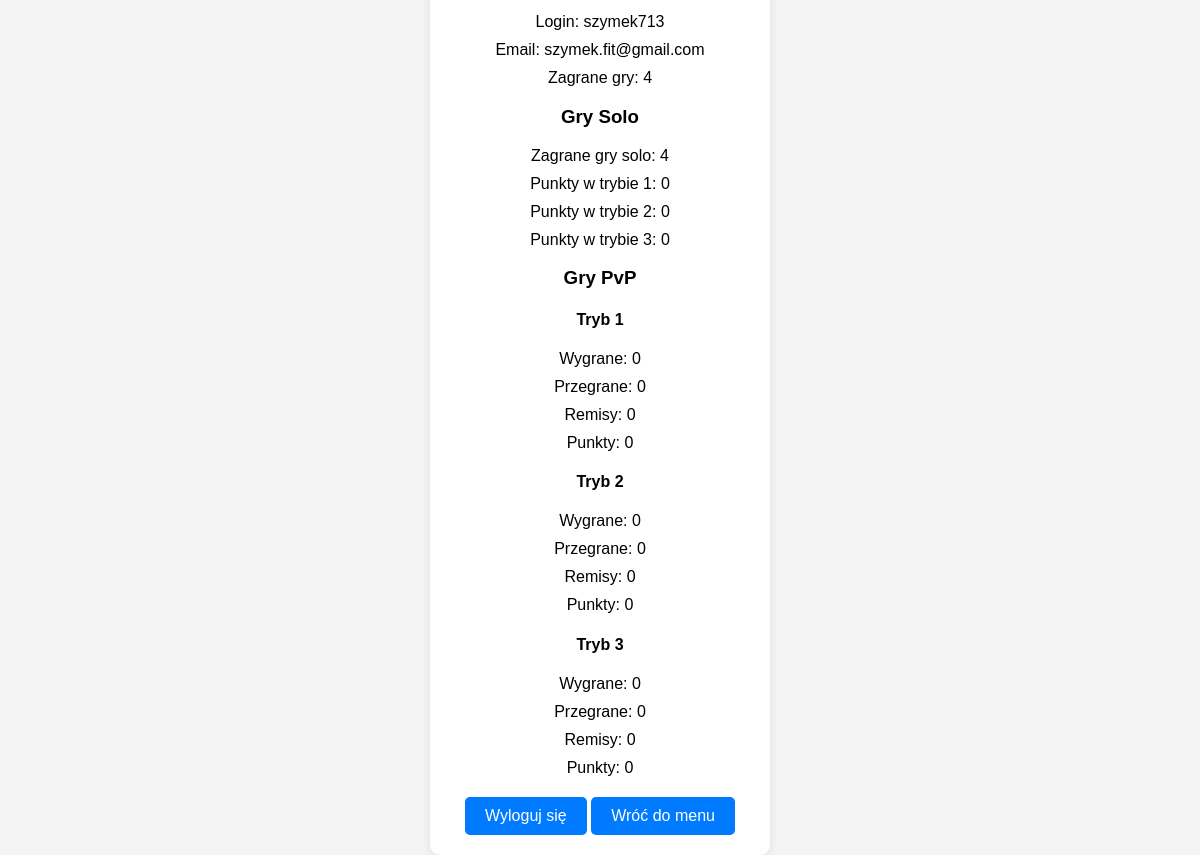
The app's page /profile/ (signed in), older data.
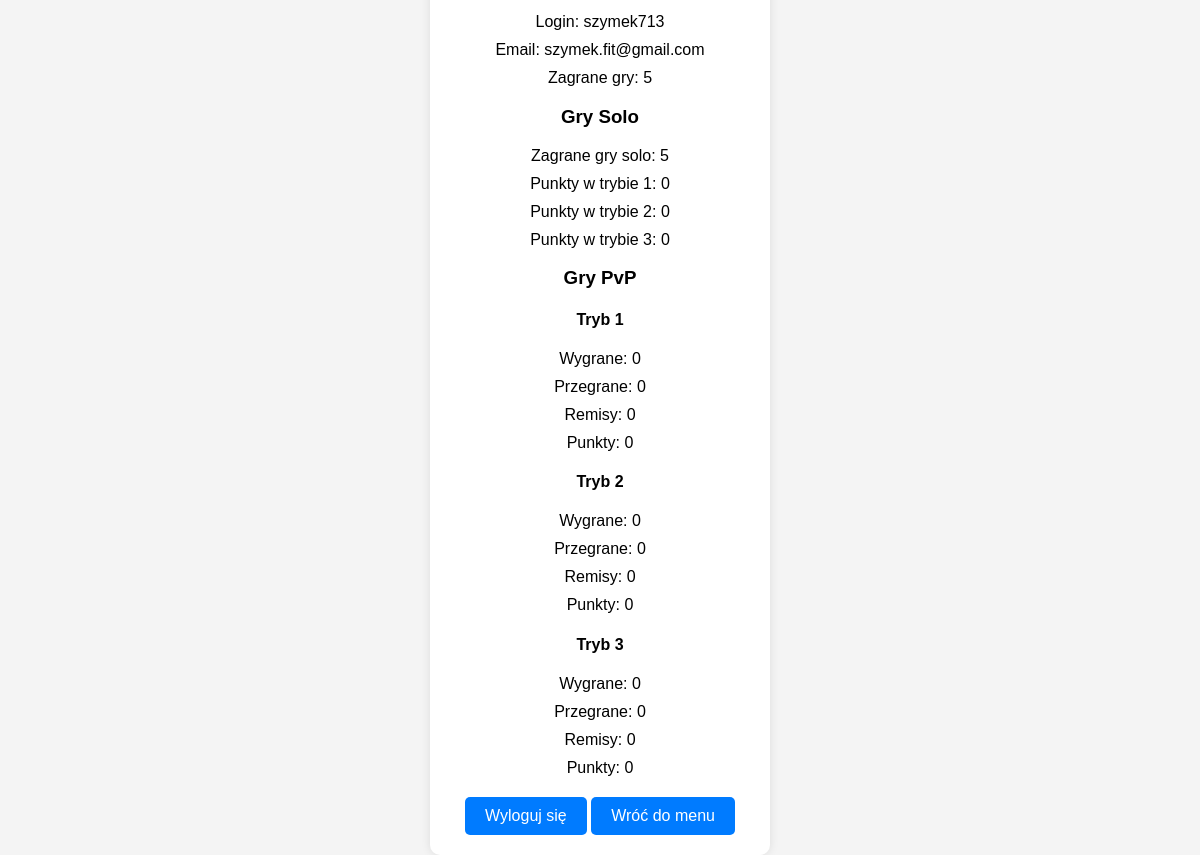
The same page, newer data.
### my_quiz_app/python_django/profiles/models.py (models this page shows, shortened)
class UserProfile(models.Model):
    user = models.OneToOneField(settings.AUTH_USER_MODEL, on_delete=models.CASCADE)
    pvp_wins_mode1 = models.IntegerField(default=0)
    pvp_wins_mode2 = models.IntegerField(default=0)
    pvp_wins_mode3 = models.IntegerField(default=0)
    pvp_losses_mode1 = models.IntegerField(default=0)
    pvp_losses_mode2 = models.IntegerField(default=0)
    pvp_losses_mode3 = models.IntegerField(default=0)
    pvp_draws_mode1 = models.IntegerField(default=0)
    pvp_draws_mode2 = models.IntegerField(default=0)
    pvp_draws_mode3 = models.IntegerField(default=0)
    solo_games_played = models.IntegerField(default=0)
    email = models.EmailField()
    solo_points_mode1 = models.IntegerField(default=0)
    solo_points_mode2 = models.IntegerField(default=0)
    solo_points_mode3 = models.IntegerField(default=0)
    pvp_points_mode1 = models.IntegerField(default=0)
    pvp_points_mode2 = models.IntegerField(default=0)
    pvp_points_mode3 = models.IntegerField(default=0)

### my_quiz_app/python_django/profiles/views.py (the view)
# urls.py: path('profile/', views.profile, name='profile'),
@login_required
def profile(request):
    profile = request.user.userprofile
    total_games = (
        profile.pvp_wins_mode1 + profile.pvp_losses_mode1 + profile.pvp_draws_mode1 +
        profile.pvp_wins_mode2 + profile.pvp_losses_mode2 + profile.pvp_draws_mode2 +
        profile.pvp_wins_mode3 + profile.pvp_losses_mode3 + profile.pvp_draws_mode3 + profile.solo_games_played
    )  # Obliczenie liczby zagranych gier
    return render(request, 'profiles/profile.html', {'profile': profile, 'total_games': total_games})

### my_quiz_app/python_django/profiles/templates/profiles/profile.html (shortened to what this page needs)
<!DOCTYPE html>
<html lang="en">
<head>
</head>
<body>
    <div class="profile-container">
        <p>Login: {{ request.user.username }}</p>
        <p>Email: {{ request.user.email }}</p>
        <p>Zagrane gry: {{ total_games }}</p>
        <h3>Gry Solo</h3>
        <p>Zagrane gry solo: {{ profile.solo_games_played }}</p>
        <p>Punkty w trybie 1: {{ profile.solo_points_mode1 }}</p>
        <p>Punkty w trybie 2: {{ profile.solo_points_mode2 }}</p>
        <p>Punkty w trybie 3: {{ profile.solo_points_mode3 }}</p>
        <h3>Gry PvP</h3>
        <h4>Tryb 1</h4>
        <p>Wygrane: {{ profile.pvp_wins_mode1 }}</p>
        <p>Przegrane: {{ profile.pvp_losses_mode1 }}</p>
        <p>Remisy: {{ profile.pvp_draws_mode1 }}</p>
        <p>Punkty: {{ profile.pvp_points_mode1 }}</p>
        <h4>Tryb 2</h4>
        <p>Wygrane: {{ profile.pvp_wins_mode2 }}</p>
        <p>Przegrane: {{ profile.pvp_losses_mode2 }}</p>
        <p>Remisy: {{ profile.pvp_draws_mode2 }}</p>
        <p>Punkty: {{ profile.pvp_points_mode2 }}</p>
        <h4>Tryb 3</h4>
        <p>Wygrane: {{ profile.pvp_wins_mode3 }}</p>
        <p>Przegrane: {{ profile.pvp_losses_mode3 }}</p>
        <p>Remisy: {{ profile.pvp_draws_mode3 }}</p>
        <p>Punkty: {{ profile.pvp_points_mode3 }}</p>
        <a class="button" href="{% url 'account_logout' %}">Wyloguj się</a>
        <a class="button" href="{% url 'menu' %}">Wróć do menu</a>
    </div>
</body>
</html>

### my_quiz_app/python_django/profiles/templates/profiles/profile.html (style rules this page uses)
body { font-family: Arial, sans-serif; background-color: #f4f4f4; display: flex; justify-content: center; align-items: center; height: 100vh; margin: 0; }
.profile-container { background-color: #fff; padding: 20px; border-radius: 10px; box-shadow: 0 0 10px rgba(0, 0, 0, 0.1); width: 300px; text-align: center; }
.profile-container p { margin: 10px 0; }
.button { display: inline-block; padding: 10px 20px; margin-top: 10px; border-radius: 5px; background-color: #007bff; color: #fff; text-decoration: none; cursor: pointer; }

Row changes from the older to the newer data that the page shows:
changed UserProfile: solo_games_played "4" → "5"
Text that changed along with them:
{{ total_games }}: "4" → "5"
